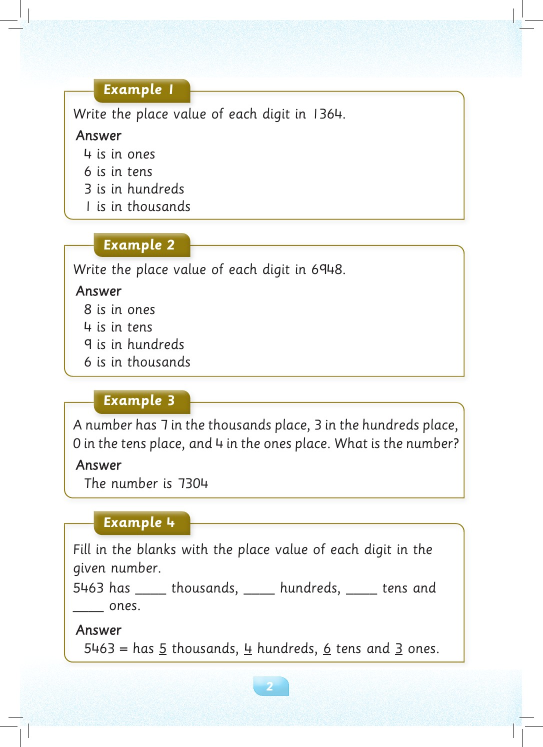
#> input picture images/pdf-pages/pg-008.jpg, 1085 x 1493 px, given in place of pg-092.jpg, which was not available (shown at 1/2 size)
$ python render_accessible_tools_contact_sheet.py
#> lines starting #> are read from the running program, lines starting #| are printed output that depends on the picture; pictures that were not available may be replaced by others from this repository, and a replacement may not be noted
"""Create a contact sheet of the photographed matrix changes for visual QA."""

from __future__ import annotations

from pathlib import Path

from PIL import Image, ImageDraw


ROOT = Path(__file__).resolve().parents[1]
OUTPUT = ROOT / "tmp" / "accessible-tools-contact-sheet.jpg"
PDF_HEIGHT = 767.669
CROPS = (
    (92, 645, 681),
    (94, 162, 216),
    (100, 245, 300),
    (103, 102, 139),
    (112, 489, 542),
    (112, 538, 574),
    (118, 102, 158),
    (140, 106, 144),
    (157, 101, 157),
    (166, 118, 191),
    (166, 422, 477),
    (167, 72, 127),
)


def main() -> None:
    rows = []
    for page, top, bottom in CROPS:
        path = ROOT / "images" / "pdf-pages" / f"pg-{page:03d}.jpg"
        with Image.open(path) as source:
#> source is the input picture: PIL image 1085x1493 RGB; mean R, G, B 244.5, 245.3, 242.8
            image = source.convert("RGB")
        scale_y = image.height / PDF_HEIGHT
#> scale_y = 1.94
        crop = image.crop((0, round((top - 6) * scale_y), image.width, round((bottom + 6) * scale_y)))
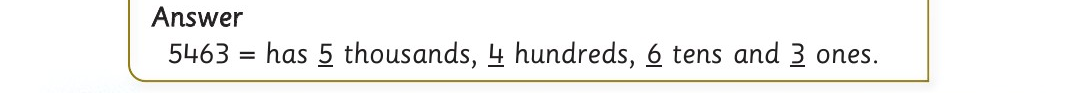
#> crop: PIL image 1085x93 RGB; mean R, G, B 243.2, 242.9, 241
        crop.thumbnail((1000, 150), Image.Resampling.LANCZOS)
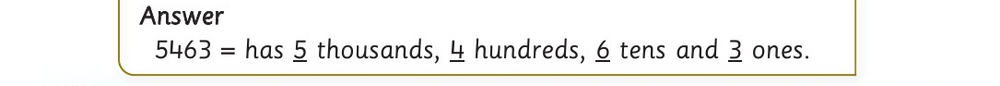
#> crop: PIL image 1000x86 RGB; mean R, G, B 243, 242.6, 240.7
        row = Image.new("RGB", (1080, 170), "white")
#> row: PIL image 1080x170 RGB; every value is 255
        ImageDraw.Draw(row).text((12, 12), f"p{page}", fill=(0, 0, 0))
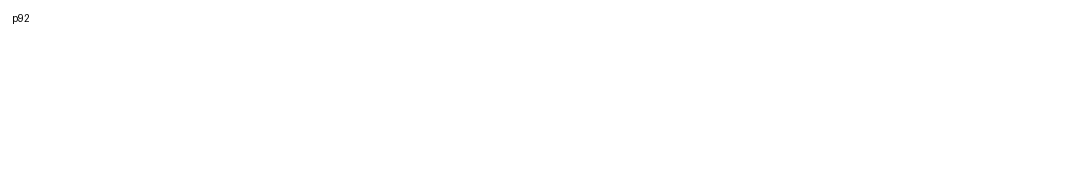
#> row: PIL image 1080x170 RGB; min 7, max 255, mean 254.9
        row.paste(crop, (70, max(0, (170 - crop.height) // 2)))
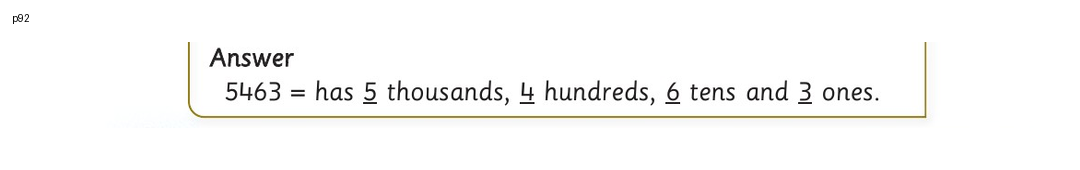
#> row: PIL image 1080x170 RGB; mean R, G, B 249.3, 249.1, 248.2
        rows.append(row)
#> pass 2 of the loop in main, `for page, top, bottom in CROPS:`:
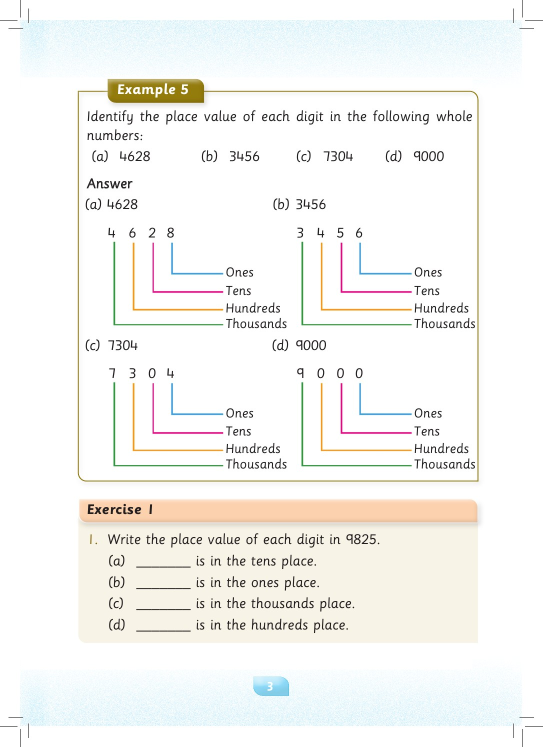
#> input picture images/pdf-pages/pg-009.jpg, 1085 x 1493 px, given in place of pg-094.jpg, which was not available (shown at 1/2 size)
#> in main, source is the input picture: PIL image 1085x1493 RGB; mean R, G, B 245.5, 245.3, 242.5
#> in main, `crop = image.crop((0, round((top - 6) * scale_y), image.width, round((..`:
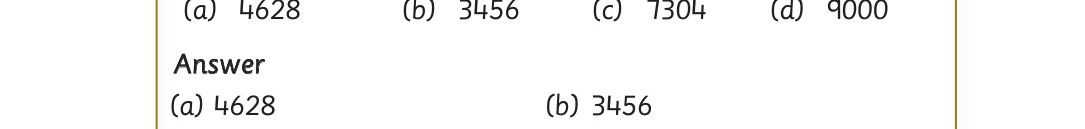
#> crop: PIL image 1085x129 RGB; mean R, G, B 248, 247.8, 247.5
#> in main, `row.paste(crop, (70, max(0, (170 - crop.height) // 2)))`:
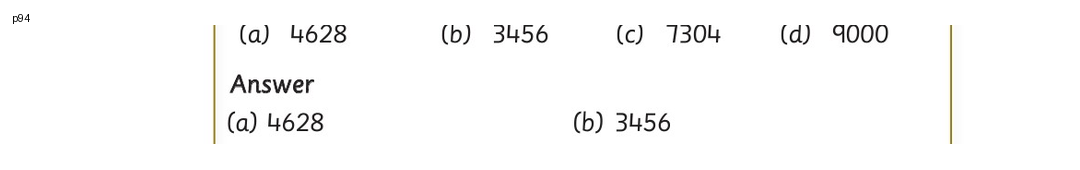
#> row: PIL image 1080x170 RGB; mean R, G, B 250.3, 250.2, 250
    sheet = Image.new("RGB", (1080, 170 * len(rows)), (225, 225, 225))
    for index, row in enumerate(rows):
        sheet.paste(row, (0, index * 170))
    OUTPUT.parent.mkdir(parents=True, exist_ok=True)
    sheet.save(OUTPUT, quality=94)
    print(OUTPUT)


if __name__ == "__main__":
#> (the run stopped early here; a loop or call above may not have finished)
